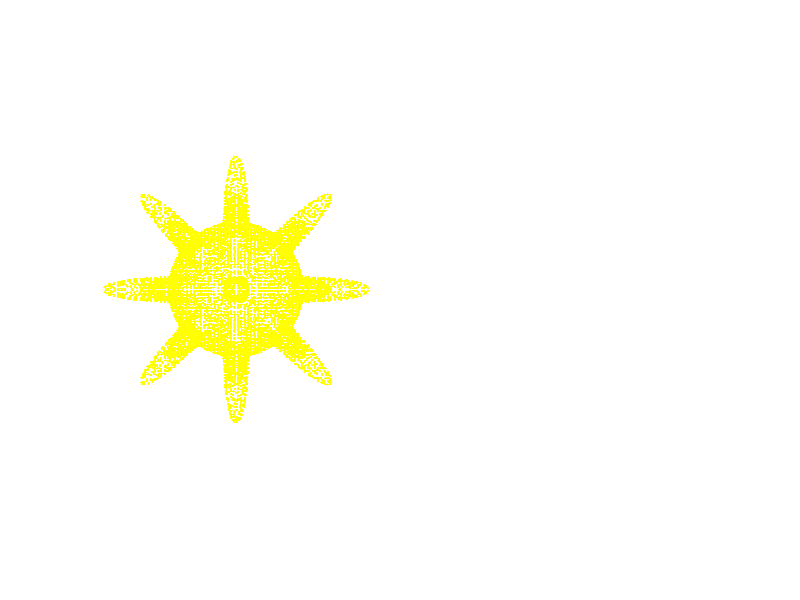

MATLAB code for this plot: (Note: this script raises an error after producing the figure.)
% test grid_simplify

clc;

addpath(genpath('../src'));
addpath('../data');

load('virus_cell_like_surface.mat');
% load('unit_ball_16384_pts.mat'); % grid_step = 0.2


h = figure;
subplot(121);
set(h,'Position',get(0,'ScreenSize'));
set(gcf,'Color',[0 0 0]);

marker = '.';
color = 'y';

plot3(P(:,1),P(:,2),P(:,3),marker,'Color',color,'MarkerEdgeColor',color,'MarkerFaceColor',color), hold on;
xlabel('X'), ylabel('Y'), zlabel('Z');
axis equal;
set(gca, 'Color', [0 0 0], 'XColor', [1 1 1], 'YColor', [1 1 1], 'ZColor', [1 1 1]);
view(2);
title('Raw point set','Color',[1 1 1],'FontSize',16);


grid_step = 0.1;
S = point_set_grid_simplify(P,grid_step);


subplot(122);
plot3(S(:,1),S(:,2),S(:,3),marker,'Color',color,'MarkerEdgeColor',color,'MarkerFaceColor',color), hold on;
xlabel('X'), ylabel('Y'), zlabel('Z');
axis equal;
set(gca, 'Color', [0 0 0], 'XColor', [1 1 1], 'YColor', [1 1 1], 'ZColor', [1 1 1]);
view(2);
title('Grid simplified point set','Color',[1 1 1],'FontSize',16);